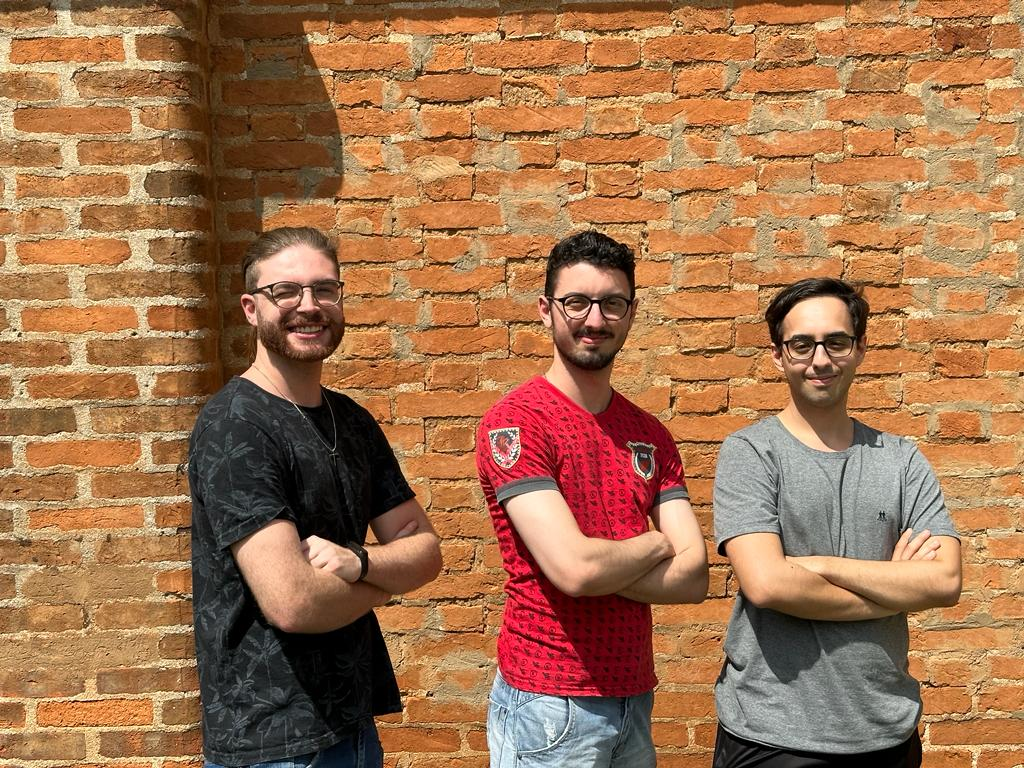
#> input picture 5 - Binarização/muro_nois_tres.jpeg, 1024 x 768 px
$ python 'threshold automático.py'
#> lines starting #> are read from the running program, lines starting #| are printed output that depends on the picture; after the words box and inside, x2 and y2 are one past the last pixel; in counts of white or black regions, pixels touching at a corner belong together
import cv2

from matplotlib import pyplot as plt


img = cv2.imread ('muro_nois_tres.jpeg')
#> img is the input picture: shape (768, 1024, 3); mean B, G, R 79.2, 114.9, 162.1

# converte em nível de cinza
cinza = cv2.cvtColor(img, cv2.COLOR_BGR2GRAY)
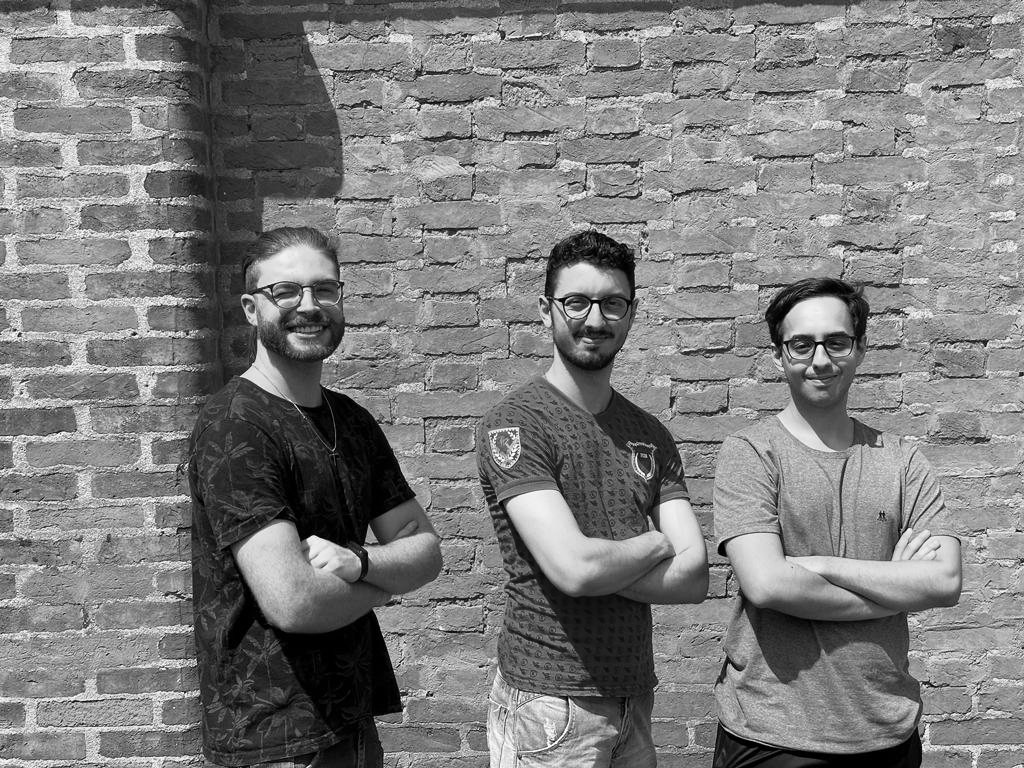
#> cinza: shape (768, 1024); min 0, max 254, mean 125

# ret é o valor limiar (threshold) que neste caso será 127
# threshold binário
ret1, thresh1 = cv2.threshold (cinza, 127,255, cv2.THRESH_BINARY)
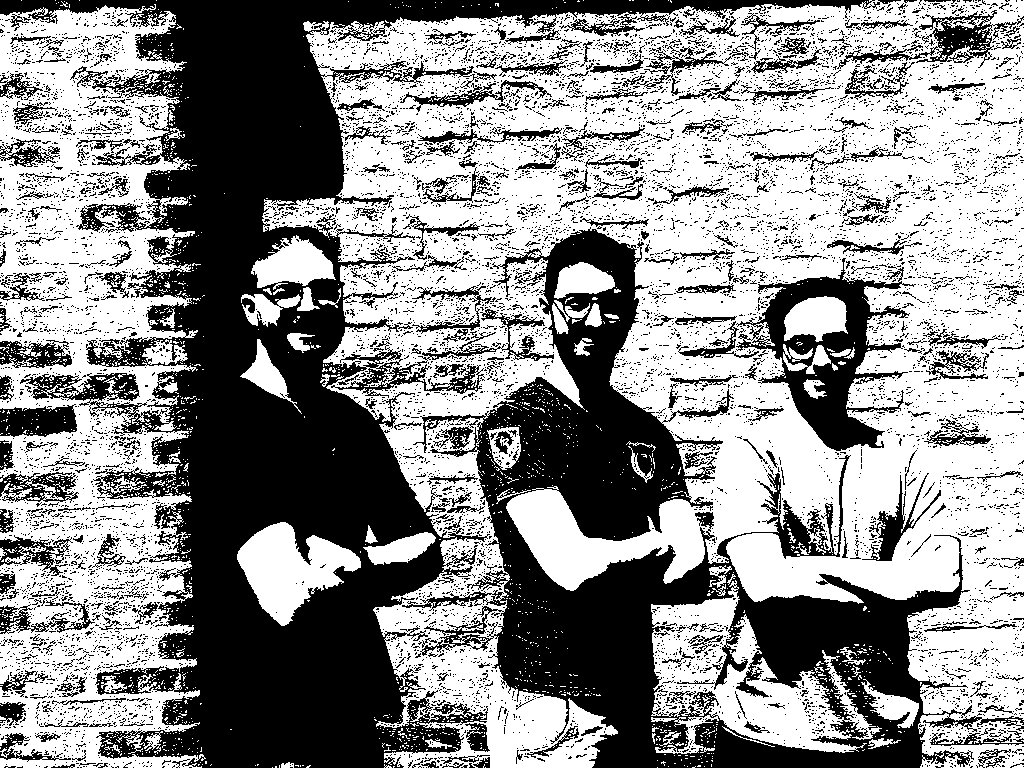
#> thresh1: shape (768, 1024); 56.1% white; 9969 black regions (9538 under 20 px), largest, box (x1, y1, x2, y2) and area: (0, 0, 901, 768) 166650, (402, 227, 1024, 768) 91658, (736, 258, 916, 451) 11535

# otsu threshold
ret2, thresh2 = cv2.threshold (cinza, 0,255, cv2.THRESH_BINARY +
                               cv2.THRESH_OTSU)
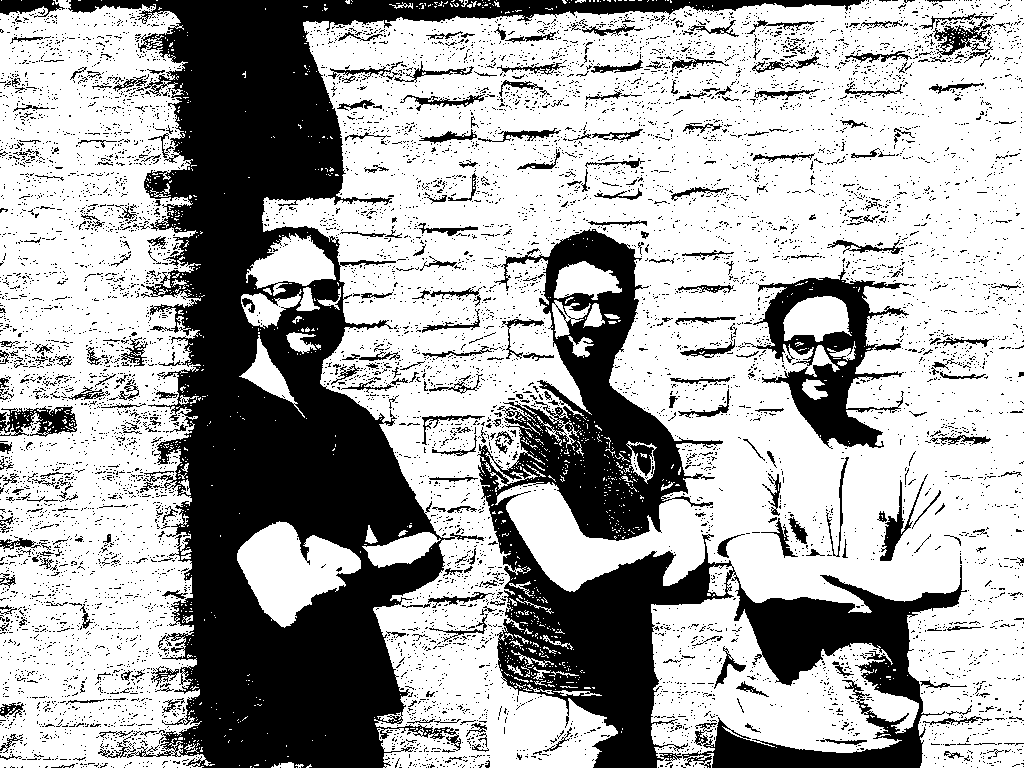
#> thresh2: shape (768, 1024); 66.2% white; 8793 black regions (8435 under 20 px), largest, box (x1, y1, x2, y2) and area: (68, 0, 865, 768) 134170, (477, 229, 967, 768) 69446, (744, 268, 909, 449) 9906
#> ret2 = 108

# triangle threshold
ret3, thresh3 = cv2.threshold (cinza, 0,255, cv2.THRESH_BINARY +
                               cv2.THRESH_TRIANGLE)
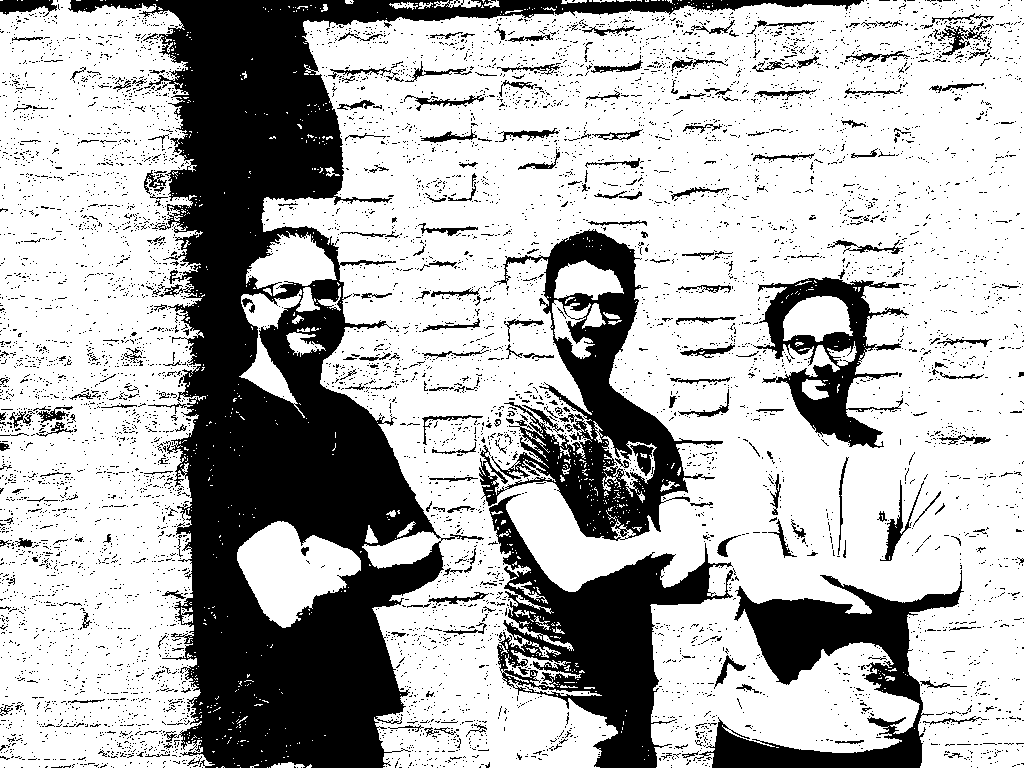
#> thresh3: shape (768, 1024); 70.2% white; 7188 black regions (6921 under 20 px), largest, box (x1, y1, x2, y2) and area: (68, 0, 864, 768) 126088, (489, 494, 733, 768) 22756, (479, 229, 723, 541) 22100
#> ret3 = 97


# mostra as imagens geradas

plt.figure('Binarização Automática')


# img em nível de cinza
plt.subplot (2,2, 1)
plt.title ('Original')
plt.imshow (cinza, 'gray' , vmin = 0, vmax = 255)
plt.xticks ([])
plt.yticks ([])

# threshold binário
plt.subplot (2,2, 2)
plt.title ('Binary - 127')
plt.imshow (thresh1, 'gray' , vmin = 0, vmax = 255)
plt.xticks ([])
plt.yticks ([])

# Otsu threshold
plt.subplot (2,2, 3)
plt.title ('Threshold Otsu')
plt.imshow (thresh2, 'gray' , vmin = 0, vmax = 255)
plt.xticks ([])
plt.yticks ([])

# triangle threshold
plt.subplot (2,2, 4)
plt.title ('Threshold Triangle')
plt.imshow (thresh3, 'gray' , vmin = 0, vmax = 255)
plt.xticks ([])
plt.yticks ([])

plt.show ()

print('limiar binario: ', ret1, 'limiar Otsu: ',ret2, 'limiar triângulo: ',ret3)
#| limiar binario:  127.0 limiar Otsu:  108.0 limiar triângulo:  97.0

$ run again, with 5 - Binarização/cachoeira.jfif saved as 5 - Binarização/muro_nois_tres.jpeg
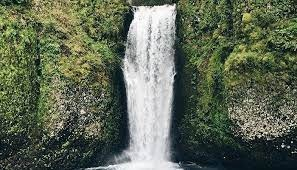
#> input picture 5 - Binarização/cachoeira.jfif, 297 x 170 px
#> img is the input picture: shape (170, 297, 3); mean B, G, R 85.9, 104.3, 95.2
#> `ret1, thresh1 = cv2.threshold (cinza, 127,255, cv2.THRESH_BINARY)`:
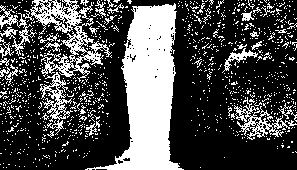
#> thresh1: shape (170, 297); 30.5% white; 1022 white regions (986 under 20 px), largest, box (x1, y1, x2, y2) and area: (85, 3, 184, 170) 7572, (23, 0, 112, 82) 2093, (234, 97, 297, 140) 707
#> thresh2: shape (170, 297); 34.7% white; 916 white regions (880 under 20 px), largest, box (x1, y1, x2, y2) and area: (85, 0, 184, 170) 7702, (0, 0, 113, 135) 4313, (228, 97, 297, 140) 897
#> ret2 = 117
#> `ret3, thresh3 = cv2.threshold (cinza, 0,255, cv2.THRESH_BINARY + cv2.T..`:
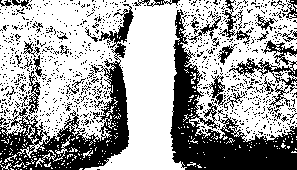
#> thresh3: shape (170, 297); 64.3% white; 1013 black regions (978 under 20 px), largest, box (x1, y1, x2, y2) and area: (170, 9, 297, 170) 6447, (0, 4, 134, 170) 5599, (229, 40, 297, 108) 970
#> ret3 = 61
#| limiar binario:  127.0 limiar Otsu:  117.0 limiar triângulo:  61.0

$ run again, with 5 - Binarização/desmatamento.jfif saved as 5 - Binarização/muro_nois_tres.jpeg
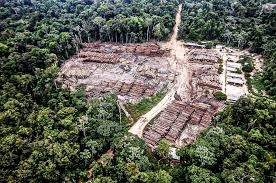
#> input picture 5 - Binarização/desmatamento.jfif, 276 x 183 px
#> img is the input picture: shape (183, 276, 3); mean B, G, R 84.6, 97, 95.4
#> `ret1, thresh1 = cv2.threshold (cinza, 127,255, cv2.THRESH_BINARY)`:
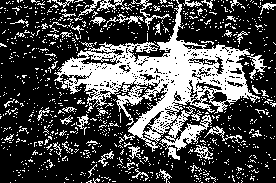
#> thresh1: shape (183, 276); 29.6% white; 974 white regions (924 under 20 px), largest, box (x1, y1, x2, y2) and area: (54, 0, 260, 160) 9781, (247, 53, 267, 80) 174, (131, 0, 170, 30) 159
#> thresh2: shape (183, 276); 40.3% white; 791 white regions (735 under 20 px), largest, box (x1, y1, x2, y2) and area: (29, 0, 276, 163) 14927, (121, 145, 141, 175) 176, (129, 155, 154, 182) 172
#> ret2 = 105
#> `ret3, thresh3 = cv2.threshold (cinza, 0,255, cv2.THRESH_BINARY + cv2.T..`:
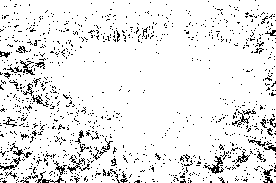
#> thresh3: shape (183, 276); 91.7% white; black in thin lines or dots
#> ret3 = 11
#| limiar binario:  127.0 limiar Otsu:  105.0 limiar triângulo:  11.0
